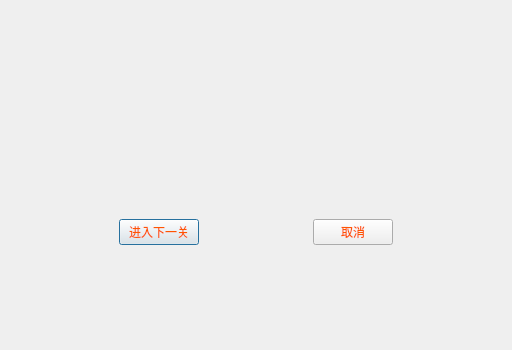
<?xml version="1.0" encoding="UTF-8"?>
<ui version="4.0">
 <class>clearDialog</class>
 <widget class="QDialog" name="clearDialog">
  <property name="geometry">
   <rect>
    <x>0</x>
    <y>0</y>
    <width>512</width>
    <height>350</height>
   </rect>
  </property>
  <property name="windowTitle">
   <string>Dialog</string>
  </property>
  <property name="styleSheet">
   <string notr="true">border-image: url(:/image/forrank.jpg);</string>
  </property>
  <layout class="QVBoxLayout" name="verticalLayout">
   <item>
    <spacer name="verticalSpacer_3">
     <property name="orientation">
      <enum>Qt::Vertical</enum>
     </property>
     <property name="sizeHint" stdset="0">
      <size>
       <width>17</width>
       <height>82</height>
      </size>
     </property>
    </spacer>
   </item>
   <item>
    <widget class="QLabel" name="label">
     <property name="text">
      <string/>
     </property>
     <property name="alignment">
      <set>Qt::AlignCenter</set>
     </property>
    </widget>
   </item>
   <item>
    <spacer name="verticalSpacer_2">
     <property name="orientation">
      <enum>Qt::Vertical</enum>
     </property>
     <property name="sizeHint" stdset="0">
      <size>
       <width>17</width>
       <height>82</height>
      </size>
     </property>
    </spacer>
   </item>
   <item>
    <layout class="QHBoxLayout" name="horizontalLayout">
     <item>
      <spacer name="horizontalSpacer_2">
       <property name="orientation">
        <enum>Qt::Horizontal</enum>
       </property>
       <property name="sizeHint" stdset="0">
        <size>
         <width>40</width>
         <height>20</height>
        </size>
       </property>
      </spacer>
     </item>
     <item>
      <widget class="QPushButton" name="btn_next">
       <property name="styleSheet">
        <string notr="true">border-image: url(:/image/btn.jpg);
color: rgb(255, 85, 0);
font: 18pt &quot;华文新魏&quot;;</string>
       </property>
       <property name="text">
        <string>进入下一关</string>
       </property>
      </widget>
     </item>
     <item>
      <spacer name="horizontalSpacer_3">
       <property name="orientation">
        <enum>Qt::Horizontal</enum>
       </property>
       <property name="sizeHint" stdset="0">
        <size>
         <width>40</width>
         <height>20</height>
        </size>
       </property>
      </spacer>
     </item>
     <item>
      <widget class="QPushButton" name="btn_cancel">
       <property name="styleSheet">
        <string notr="true">border-image: url(:/image/btn.jpg);
color: rgb(255, 85, 0);
font: 18pt &quot;华文新魏&quot;;</string>
       </property>
       <property name="text">
        <string>取消</string>
       </property>
      </widget>
     </item>
     <item>
      <spacer name="horizontalSpacer">
       <property name="orientation">
        <enum>Qt::Horizontal</enum>
       </property>
       <property name="sizeHint" stdset="0">
        <size>
         <width>40</width>
         <height>20</height>
        </size>
       </property>
      </spacer>
     </item>
    </layout>
   </item>
   <item>
    <spacer name="verticalSpacer">
     <property name="orientation">
      <enum>Qt::Vertical</enum>
     </property>
     <property name="sizeHint" stdset="0">
      <size>
       <width>17</width>
       <height>82</height>
      </size>
     </property>
    </spacer>
   </item>
  </layout>
 </widget>
 <resources/>
 <connections/>
</ui>
